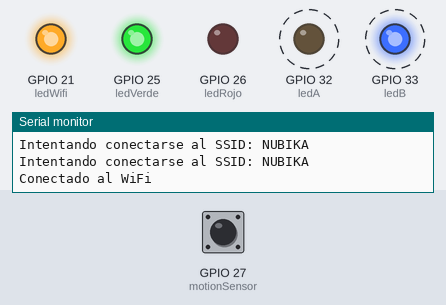
The sketch below on a simulated ESP32. Shown: output pins drawn as LEDs (lit = HIGH), the last lines printed to the serial monitor. Dashed ring = blinking. Inputs (shaded band) come from the test bench; at power-on: GPIO 27 (motionSensor) HIGH. WiFi joins after 1.5 s; servers stay silent unless stated.

Above: at 4.75 s.
5.3 s: GPIO 27 (motionSensor) pulsed LOW 2 times (0.12 s each, 0.3 s apart)
At 5.9 s:
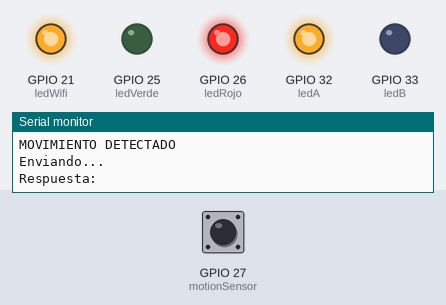
At 6.45 s:
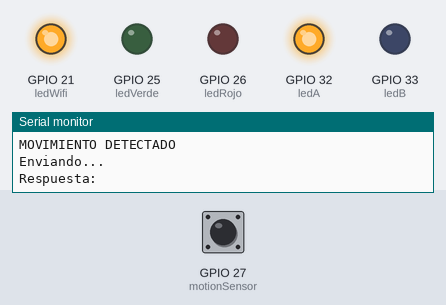
8.3 s: GPIO 27 (motionSensor) pulsed LOW 5 times (0.12 s each, 0.3 s apart)
At 9.4 s:
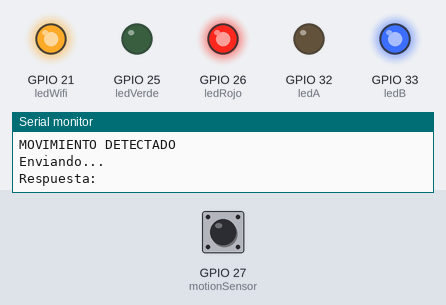
Timing chart, 0 to 17.3 s (numbered marks = the images above; inputs shaded):
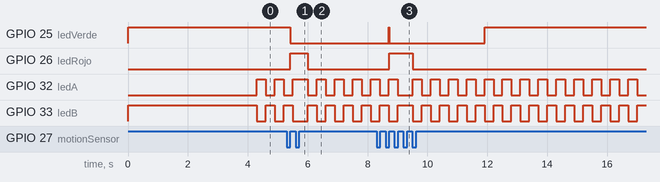

The sketch:

sketch_detectarYEnviar.ino
```cpp
#include <WiFi.h>
#include <HTTPClient.h>

// Variables asociadas a los distintos pins
const int motionSensor = 27;
const int ledRojo = 26;
const int ledVerde = 25;
const int ledA = 32;
const int ledB = 33;
const int ledWifi = 21;

// Variables para detectar movimiento y manejar los LEDs
unsigned long momentoInterrupcion = 0;
unsigned long momentoActual = 0;
unsigned long periodo = 3000;
boolean timerActivo = false;
boolean luzEncendida = false;
boolean encender = true;
// Variables para conectarse al WiFi
char WIFI_SSID[]="NUBIKA"; //PJ MI8 SE
char WIFI_PASSWORD[]="Nubik@2017"; //workshopfium
int estado = WL_IDLE_STATUS;

// Variables para enviar la petición
HTTPClient http;
boolean enviarMensaje = false;
String line;
boolean escrito = false;

void detectsMovement() {
  // Desactivamos esta interrupción
  detachInterrupt(digitalPinToInterrupt(motionSensor));
  Serial.println("MOVIMIENTO DETECTADO");

  // Apuntamos en qué momento ha ocurrido y activamos el "timer"
  momentoInterrupcion = millis();
  timerActivo = true;
  luzEncendida = true;
  digitalWrite(ledRojo, HIGH);
  digitalWrite(ledVerde, LOW);
  //Decimos que envíen el mensaje
  enviarMensaje = true;
}

void setup() {
  Serial.begin(115200);

  // Asignamos el modo de cada PIN
  pinMode(motionSensor, INPUT_PULLUP);
  pinMode(ledRojo, OUTPUT);
  pinMode(ledVerde, OUTPUT);
  pinMode(ledA, OUTPUT);
  pinMode(ledB, OUTPUT);
  pinMode(ledWifi, OUTPUT);

  // Inicializamos los LEDs
  digitalWrite(ledRojo, LOW);
  digitalWrite(ledVerde, HIGH);
  digitalWrite(ledA, !encender);
  digitalWrite(ledB, encender);
  digitalWrite(ledWifi, LOW);

  // Nos intentamos conectar al WiFi
  while (estado != WL_CONNECTED) {
      Serial.print("Intentando conectarse al SSID: ");
      Serial.println(WIFI_SSID);
      estado = WiFi.begin(WIFI_SSID, WIFI_PASSWORD);

      // Esperamos 2 segundos antes de volver a intentarlo
      delay(2000);
  }
  Serial.println("Conectado al WiFi");
  digitalWrite(ledWifi, HIGH);

  http.begin("https://cp03g8z863.execute-api.eu-west-2.amazonaws.com/Prod/calc");
  // Vinculamos el método de detectar movimiento con el sensor
  attachInterrupt(digitalPinToInterrupt(motionSensor), detectsMovement, RISING);
}

void loop() {
  // Si ha habido una interrupción, entonces enviamos mensaje
  if (enviarMensaje) {
    enviarMensaje = false;
    Serial.println("Enviando...");
    http.GET();
    Serial.print("Respuesta: ");
    Serial.println(http.getString());
  }

  // Encendemos/Apagamos los LEDs por diversión
  if (luzEncendida) {
    delay(300);
    luzEncendida = false;
    digitalWrite(ledRojo, LOW);
  } else delay(300);
  digitalWrite(ledA, encender);
  digitalWrite(ledB, !encender);
  encender = !encender;

  // Comprobamos si se ha activado el timer y si ha pasado suficiente tiempo para activar la interrupción
  momentoActual = millis();
  if (timerActivo && ((momentoActual - momentoInterrupcion) > periodo)) {
    Serial.println("Vuelve a poder detectarse");
    timerActivo = false;
    digitalWrite(ledVerde, HIGH);
    // Como ya ha pasado cierto tiempo, activamos otra vez la interrupción
    attachInterrupt(digitalPinToInterrupt(motionSensor), detectsMovement, RISING);
  }
}
```

Measured:
- after the input at 5.3 s, GPIO 25 (ledVerde): HIGH → LOW after 0.12 s; GPIO 26 (ledRojo): LOW → HIGH after 0.12 s, → LOW 0.59 s later
- after the input at 8.3 s, GPIO 26 (ledRojo): LOW → HIGH after 0.42 s, → LOW 0.79 s later
